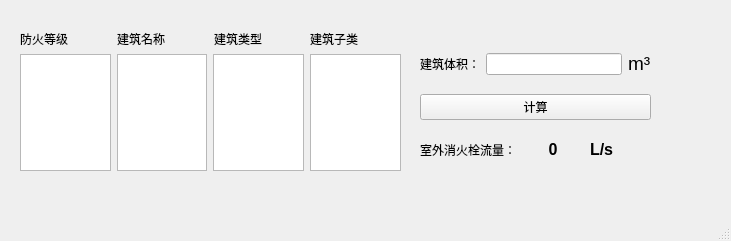
<?xml version="1.0" encoding="UTF-8"?>
<ui version="4.0">
 <class>MainWindow</class>
 <widget class="QMainWindow" name="MainWindow">
  <property name="geometry">
   <rect>
    <x>0</x>
    <y>0</y>
    <width>731</width>
    <height>241</height>
   </rect>
  </property>
  <property name="windowTitle">
   <string>室外消火栓流量计算工具</string>
  </property>
  <widget class="QWidget" name="centralwidget">
   <widget class="QWidget" name="verticalLayoutWidget">
    <property name="geometry">
     <rect>
      <x>420</x>
      <y>40</y>
      <width>231</width>
      <height>134</height>
     </rect>
    </property>
    <layout class="QVBoxLayout" name="verticalLayout">
     <item>
      <layout class="QHBoxLayout" name="horizontalLayout_3">
       <item>
        <widget class="QLabel" name="label_buildVolume">
         <property name="text">
          <string>建筑体积：</string>
         </property>
        </widget>
       </item>
       <item>
        <widget class="QLineEdit" name="lineEdit_buildVolume">
         <property name="enabled">
          <bool>true</bool>
         </property>
         <property name="maxLength">
          <number>32789</number>
         </property>
        </widget>
       </item>
       <item>
        <widget class="QLabel" name="label_7">
         <property name="text">
          <string>&lt;html&gt;&lt;head/&gt;&lt;body&gt;&lt;p&gt;&lt;span style=&quot; font-size:14pt;&quot;&gt;m³&lt;/span&gt;&lt;/p&gt;&lt;/body&gt;&lt;/html&gt;</string>
         </property>
        </widget>
       </item>
      </layout>
     </item>
     <item>
      <widget class="QPushButton" name="pushButton">
       <property name="text">
        <string>计算</string>
       </property>
      </widget>
     </item>
     <item>
      <layout class="QHBoxLayout" name="horizontalLayout_4">
       <item>
        <widget class="QLabel" name="label_2">
         <property name="text">
          <string>室外消火栓流量：</string>
         </property>
        </widget>
       </item>
       <item>
        <widget class="QLabel" name="label_pipeFlow">
         <property name="text">
          <string>&lt;html&gt;&lt;head/&gt;&lt;body&gt;&lt;p align=&quot;center&quot;&gt;&lt;span style=&quot; font-size:12pt; font-weight:600;&quot;&gt;0&lt;/span&gt;&lt;/p&gt;&lt;/body&gt;&lt;/html&gt;</string>
         </property>
        </widget>
       </item>
       <item>
        <widget class="QLabel" name="label">
         <property name="text">
          <string>&lt;html&gt;&lt;head/&gt;&lt;body&gt;&lt;p&gt;&lt;span style=&quot; font-size:12pt; font-weight:600;&quot;&gt;L/s&lt;/span&gt;&lt;/p&gt;&lt;/body&gt;&lt;/html&gt;</string>
         </property>
        </widget>
       </item>
      </layout>
     </item>
    </layout>
   </widget>
   <widget class="QWidget" name="verticalLayoutWidget_2">
    <property name="geometry">
     <rect>
      <x>20</x>
      <y>30</y>
      <width>381</width>
      <height>141</height>
     </rect>
    </property>
    <layout class="QVBoxLayout" name="verticalLayout_2">
     <item>
      <layout class="QHBoxLayout" name="horizontalLayout_2">
       <item>
        <widget class="QLabel" name="label_fireLevel">
         <property name="text">
          <string>防火等级</string>
         </property>
        </widget>
       </item>
       <item>
        <widget class="QLabel" name="label_buildName">
         <property name="text">
          <string>建筑名称</string>
         </property>
        </widget>
       </item>
       <item>
        <widget class="QLabel" name="label_buildType">
         <property name="text">
          <string>建筑类型</string>
         </property>
        </widget>
       </item>
       <item>
        <widget class="QLabel" name="label_buildType2">
         <property name="text">
          <string>建筑子类</string>
         </property>
        </widget>
       </item>
      </layout>
     </item>
     <item>
      <layout class="QHBoxLayout" name="horizontalLayout">
       <item>
        <widget class="QListWidget" name="listWidget_fireLevel"/>
       </item>
       <item>
        <widget class="QListWidget" name="listWidget_buildName"/>
       </item>
       <item>
        <widget class="QListWidget" name="listWidget_buildType"/>
       </item>
       <item>
        <widget class="QListWidget" name="listWidget_buildType2"/>
       </item>
      </layout>
     </item>
    </layout>
   </widget>
  </widget>
  <widget class="QMenuBar" name="menubar">
   <property name="geometry">
    <rect>
     <x>0</x>
     <y>0</y>
     <width>731</width>
     <height>23</height>
    </rect>
   </property>
  </widget>
  <widget class="QStatusBar" name="statusbar"/>
 </widget>
 <resources/>
 <connections>
  <connection>
   <sender>listWidget_fireLevel</sender>
   <signal>currentItemChanged(QListWidgetItem*,QListWidgetItem*)</signal>
   <receiver>listWidget_buildName</receiver>
   <slot>reset()</slot>
   <hints>
    <hint type="sourcelabel">
     <x>114</x>
     <y>144</y>
    </hint>
    <hint type="destinationlabel">
     <x>184</x>
     <y>156</y>
    </hint>
   </hints>
  </connection>
 </connections>
</ui>
